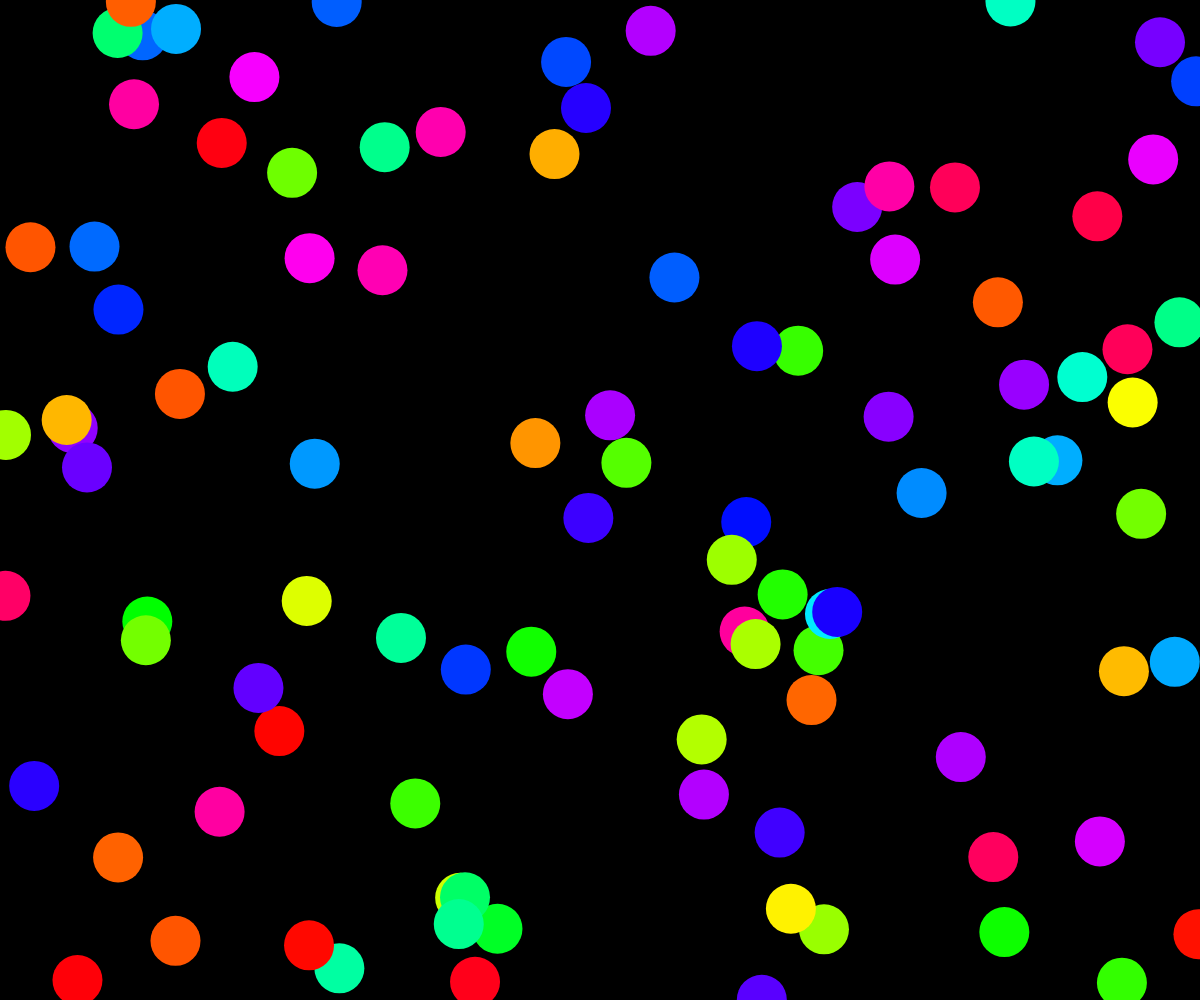
Frame 1 (no input)
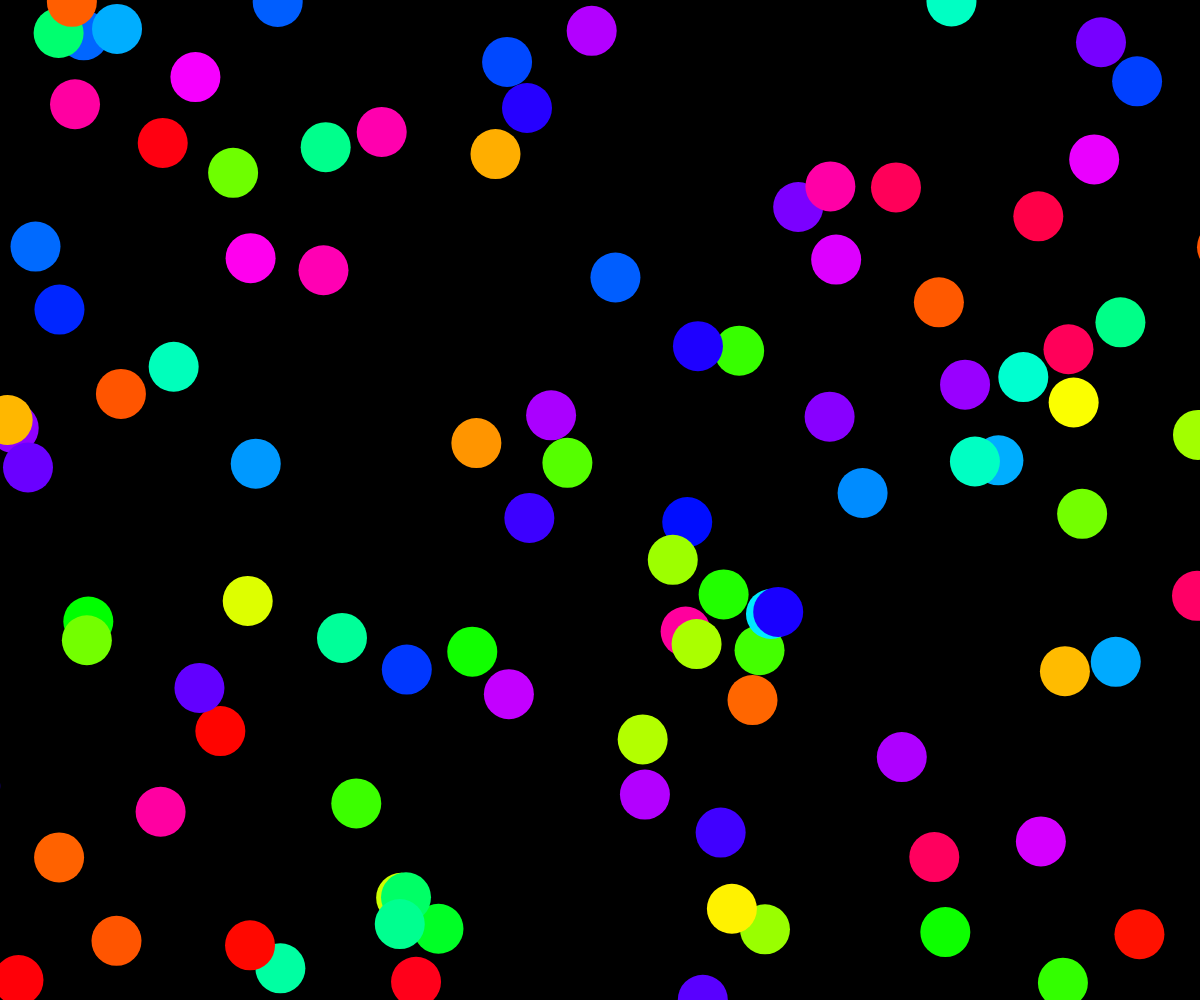
Frame 60 (no input)
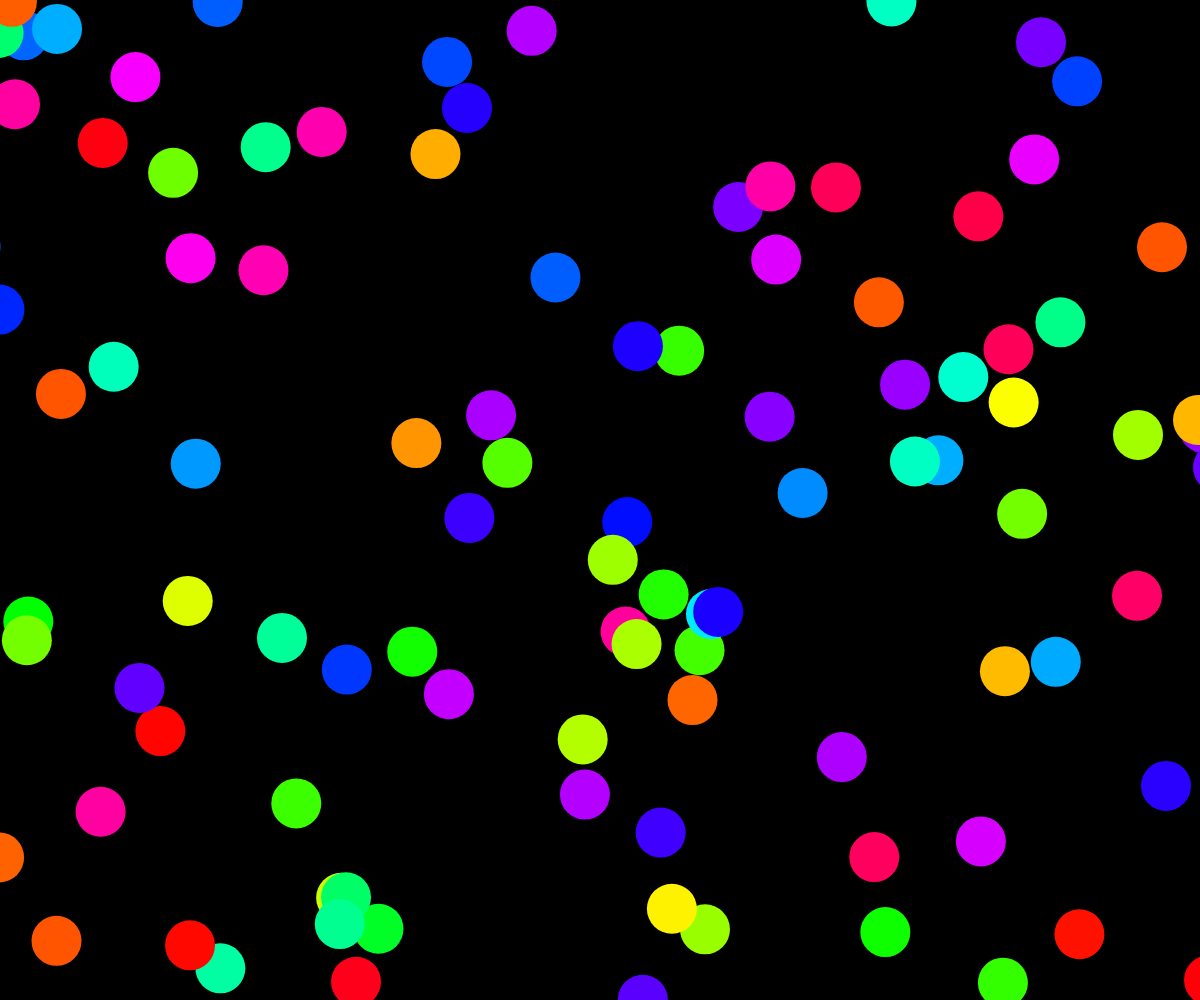
Frame 120 (the mouse pressed at the canvas centre since frame 60)

The p5.js sketch that drew these frames (run headless with seeded random() and noise() and a simulated clock; from frame 60 on, the mouse is pressed at the canvas centre):

// p5.js sketch
// ── sketch.js
// use arrays to store x/y and color of 100 circles
// and update the position every frame
// wrap the movement

let numCirc = 100; // num of circles
// arrays for locations
let posx = [];
let posy = [];
let hue = [];
let diam = 50;

function setup() {
  createCanvas(windowWidth, windowHeight);
  colorMode(HSB);
  // fill the arrays with data
  for (let i = 0; i < numCirc; i++) {
    posx[i] = random(width);
    posy[i] = random(height);
    hue[i] = floor(random(360));
  }
}

function draw() {
  background(0);
  noStroke();
  // draw the circles
  for (let i = 0; i < numCirc; i++) {
    fill(hue[i], 100, 100);
    ellipse(posx[i], posy[i], diam);
  }

  // update the circle position
  for (let i = 0; i < numCirc; i++) {
    posx[i] = posx[i] - 1;
    // if the circle moves offscreen
    // move it back to the other side
    if (posx[i] <= -diam / 2) {
      posx[i] = width + diam / 2;
    }
  }
}
